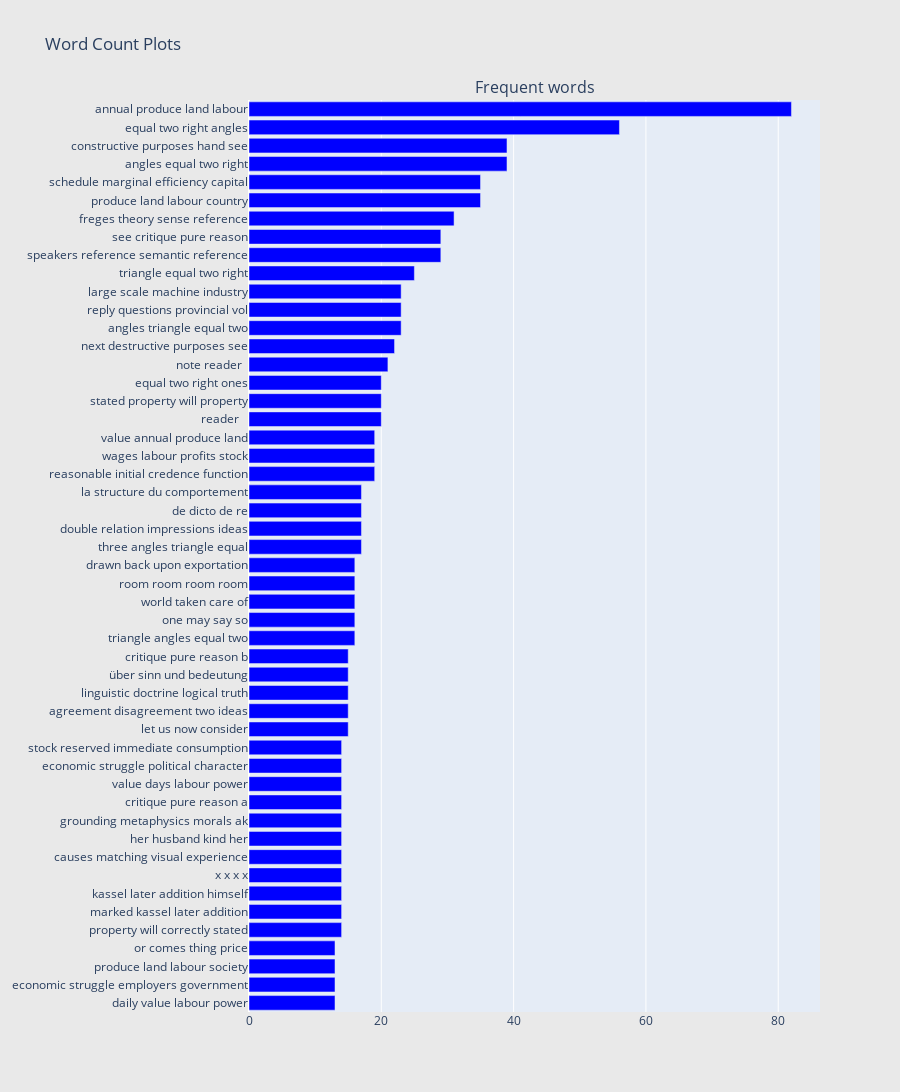

Notebook code for this chart:
### Code cell
## Get the bar chart from bad reviews ##
freq_dict = defaultdict(int)
for sent in df2["sentence_lowered"]:
    for word in generate_ngrams(sent,4):
        freq_dict[word] += 1
fd_sorted = pd.DataFrame(sorted(freq_dict.items(), key=lambda x: x[1])[::-1])
fd_sorted.columns = ["word", "wordcount"]
fd_sorted = fd_sorted.drop(labels=0, axis=0)
trace0 = horizontal_bar_chart(fd_sorted.head(50), 'blue')

# ## Get the bar chart from good Reviews ##
# freq_dict = defaultdict(int)
# for sent in good_df["Reviews"]:
#     for word in generate_ngrams(sent):
#         freq_dict[word] += 1
# fd_sorted = pd.DataFrame(sorted(freq_dict.items(), key=lambda x: x[1])[::-1])
# fd_sorted.columns = ["word", "wordcount"]
# trace1 = horizontal_bar_chart(fd_sorted.head(50), 'blue')

# Creating two subplots
fig = tools.make_subplots(rows=1, cols=1, vertical_spacing=0.04,
                          subplot_titles=["Frequent words"])
fig.append_trace(trace0, 1, 1)
#fig.append_trace(trace1, 1, 2)
fig['layout'].update(height=1200, width=900, paper_bgcolor='rgb(233,233,233)', title="Word Count Plots")
py.iplot(fig, filename='word-plots')

### Figure 1 — Plotly figure (JSON) as saved in the notebook; plotly's stock layout.template omitted (floating-point values rounded to 4 significant figures)
{"data": [{"marker": {"color": "blue"}, "orientation": "h", "showlegend": false, "type": "bar", "x": [13, 13, 13, 13, 14, 14, 14, 14, 14, 14, 14, 14, 14, 14, 14, 15, 15, 15, 15, 15, 16, 16, 16, 16, 16, 17, 17, 17, 17, 19, 19, 19, 20, 20, 20, 21, 22, 23, 23, 23, 25, 29, 29, 31, 35, 35, 39, 39, 56, 82], "xaxis": "x", "y": ["daily value labour power", "economic struggle employers government", "produce land labour society", "or comes thing price", "property will correctly stated", "marked kassel later addition", "kassel later addition himself", "x x x x", "causes matching visual experience", "her husband kind her", "grounding metaphysics morals ak", "critique pure reason a", "value days labour power", "economic struggle political character", "stock reserved immediate consumption", "let us now consider", "agreement disagreement two ideas", "linguistic doctrine logical truth", "über sinn und bedeutung", "critique pure reason b", "triangle angles equal two", "one may say so", "world taken care of", "room room room room", "drawn back upon exportation", "three angles triangle equal", "double relation impressions ideas", "de dicto de re", "la structure du comportement", "reasonable initial credence function", "wages labour profits stock", "value annual produce land", "reader   ", "stated property will property", "equal two right ones", "note reader  ", "next destructive purposes see", "angles triangle equal two", "reply questions provincial vol", "large scale machine industry", "triangle equal two right", "speakers reference semantic reference", "see critique pure reason", "freges theory sense reference", "produce land labour country", "schedule marginal efficiency capital", "angles equal two right", "constructive purposes hand see", "equal two right angles", "annual produce land labour"], "yaxis": "y"}], "layout": {"annotations": [{"font": {"size": 16}, "showarrow": false, "text": "Frequent words", "x": 0.5, "xanchor": "center", "xref": "paper", "y": 1, "yanchor": "bottom", "yref": "paper"}], "height": 1200, "paper_bgcolor": "rgb(233,233,233)", "title": {"text": "Word Count Plots"}, "width": 900, "xaxis": {"anchor": "y", "domain": [0, 1]}, "yaxis": {"anchor": "x", "domain": [0, 1]}}}
